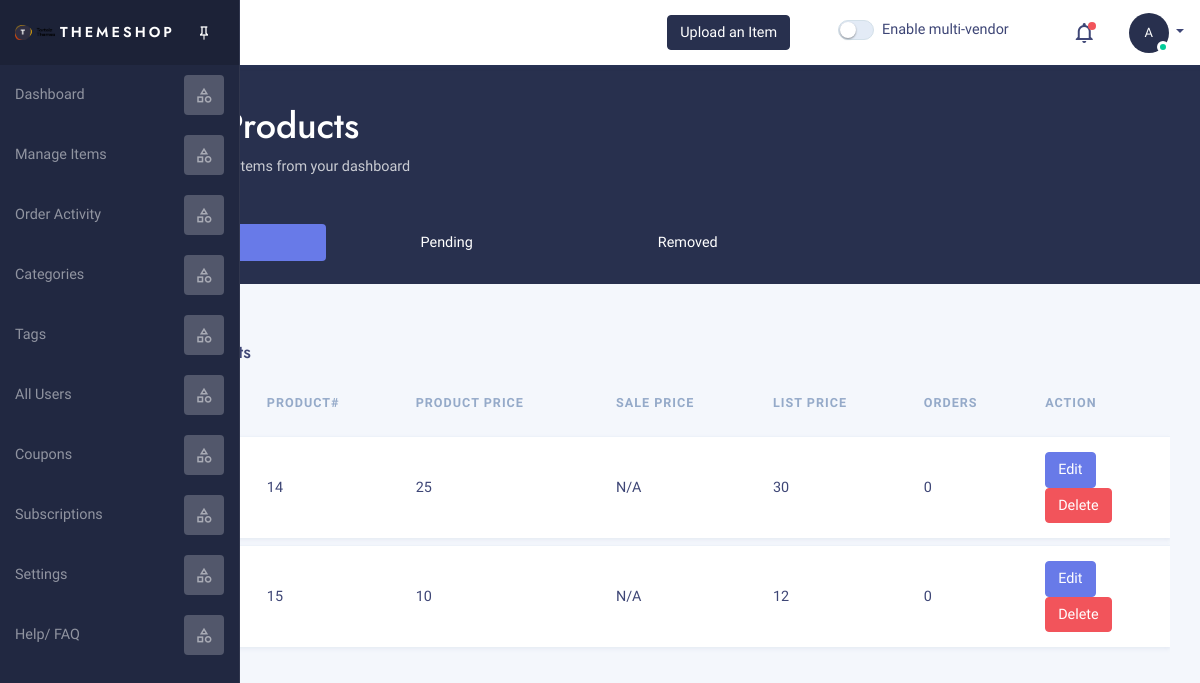
Screenshot of /manage (signed in) with the database file from the repository.
### home/models.py (models this page shows, shortened)
class Product(models.Model):
    CATEGORY_CHOICES = [
        ('1', 'Ecommerce'),
        ('2', 'Digital Agency'),
        ('3', 'Other')
    ]
    TOPIC_CHOICES = [
        ('1', 'General'),
        ('2', 'Entreprneurs'),
        ('3', 'Other')
    ]
    brand = models.CharField(max_length=100, null=False, blank=False)
    tagline = models.CharField(max_length=100, null=False, blank=False)
    single_price = models.IntegerField()
    multiple_price = models.IntegerField()
    list_price = models.IntegerField()
    extended_price = models.IntegerField()
    exlusive = models.IntegerField(default=0)
    gateway = models.CharField(max_length=50, default='paddle')
    compatibility = models.CharField(max_length=50, blank=True, null=False)
    version = models.DecimalField(decimal_places=2, max_digits=3, blank=False, null=False)
    browser_support = models.CharField(max_length=225, blank=True, null=False)
    layout = models.CharField(max_length=50, blank=True, null=False)
    css_type = models.CharField(max_length=50, blank=True, null=False)
    category = models.CharField(max_length=50, choices= CATEGORY_CHOICES)
    topic = models.CharField(max_length=50, choices= TOPIC_CHOICES)
    tags = models.TextField()
    description = models.TextField()
    link = models.CharField(max_length=225, blank=True, null=False)
    thumbnail = models.ImageField(null=True, blank=True)
    zipfile = models.FileField()
    user = models.CharField(max_length=100)
    orders = models.IntegerField(default=0)
    status = models.CharField(max_length=50, default='pending')

### home/views.py (the view)
# urls.py: path('manage', views.manage, name="manage_items"),
def manage(request):
    if request.user.is_superuser:
        username = request.user.username[0].title
        products = Product.objects.all()
        context = {
            'user': username,
            'products': products
        }
        return render(request, "manage_items.html", context)
    else:
        return redirect('login')

### templates/manage_items.html (shortened to what this page needs)
{% extends 'base.html' %}
{% load static %}
    {% block content %}
        <section class="admin-content">
                <div class=" bg-dark m-b-30 bg-stars">
                    <div class="container">
                        <div class="row">
                            <div class="col-md-8 m-auto text-white p-t-40 p-b-90">
                                <h1>Manage Products</h1>
                                <p class="opacity-75">
                                    Edit, Update or Remove items from your dashboard
                                </p>
                            </div>
                            <div class="col-md-4 m-auto text-white p-t-40 p-b-90">
                            </div>
                        </div>
                    </div>
                </div>
                <div class="container pull-up">
                    <div class="row">
                        <div class="col-lg-8">
                            <nav class="nav nav-pills nav-justified m-b-80">
                            <a class="nav-item nav-link text-white active" id="home-tab" data-toggle="tab" href="#home" role="tab" aria-controls="home" aria-selected="true">Published</a>
                            <a class="nav-item nav-link text-white" id="profile-tab" data-toggle="tab" href="#profile" role="tab" aria-controls="profile" aria-selected="false">Pending</a>
                            <a class="nav-item nav-link text-white" id="contact-tab" data-toggle="tab" href="#contact" role="tab" aria-controls="contact" aria-selected="false">Removed</a>
                            </nav>
                        </div>
                        <div class="col-lg-12">
                            <div class="tab-content" id="myTabContent">
                                <div class="tab-pane fade show active" id="home" role="tabpanel" aria-labelledby="home-tab">
                                    <div class="col-md-12 m-b-30">
                                        <h5>Published Products</h5>
                                        <div class="table-responsive">
                                            <table class="table align-td-middle table-card table-striped">
                                                <thead>
                                                <tr>
                                                    <th>Name</th>
                                                    <th>Product#</th>
                                                    <th>Product Price</th>
                                                    <th>Sale Price</th>
                                                    <th>List Price</th>
                                                    <th>Orders</th>
                                                    <th>Action</th>
                                                </tr>
                                                </thead>
                                                <tbody>
                                                {% if products %}
                                                    {% for product in products %}
                                                        {% if product.status == 'published' %}
                                                            <tr>
                                                                <td>
                                                                </td>
                                                                <td>{{product.id}}</td>
                                                                <td>{{product.single_price}}</td>
                                                                <td>N/A</td>
                                                                <td>{{product.list_price}}</td>
                                                                <td>{{product.orders}}</td>
                                                                <td>
                                                                    <a href="{% url 'home:edit-product' %}?prod_id={{ product.id }}" class="btn  btn-primary"> Edit</a>
                                                                    <form action="{% url 'home:delete-product' %}" method="POST">
                                                                        <button class="btn  btn-danger" type="submit">Delete</button>
                                                                    </form>
                                                                </td>
                                                            </tr>
                                                        {% endif %}
                                                    {% endfor %}
                                                {% else %}
                                                        <tr>
                                                            <td><h4>No record in DB</h4></td>
                                                        </tr>
                                                {% endif %}
                                                </tbody>
                                            </table>
                                        </div>
                                    </div>
                                </div>
                            </div>
                        </div>
                    </div>
                </div>
            </section>
    {% endblock %}

### rows the page displays
Product: id "14", single_price "25", list_price "30", orders "0"
Product: id "15", single_price "10", list_price "12", orders "0"

### other values shown
{{ user }} "A"
